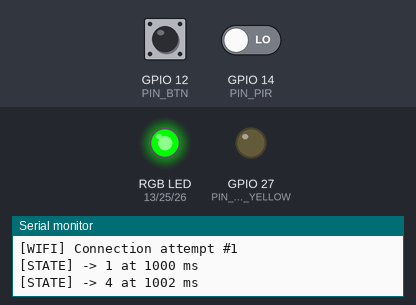
Simulated run of this program. Board: ESP32. On the bench: an RGB LED mixed from three pins (HIGH = lit), output pins drawn as LEDs (lit = HIGH), the last lines printed to the serial monitor. The inputs (shaded band) are chosen by the test bench; at power-on: GPIO 12 (PIN_BTN) HIGH, GPIO 14 (PIN_PIR) LOW. WiFi joins after 1.5 s; servers stay silent unless stated; EEPROM starts erased.

Above: at 1.4 s.
1.5 s: GPIO 12 (PIN_BTN) pulled LOW for 0.15 s
At 2.6 s:
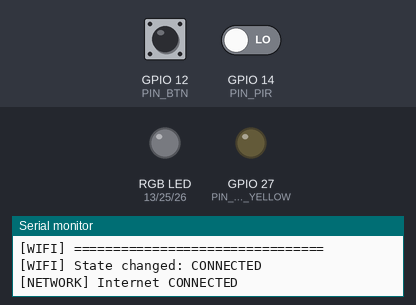
3.1 s: GPIO 12 (PIN_BTN) pulled LOW for 1 s
At 5.9 s:
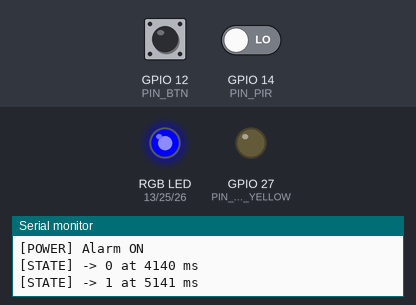
6.6 s: GPIO 14 (PIN_PIR) driven HIGH
At 7.9 s:
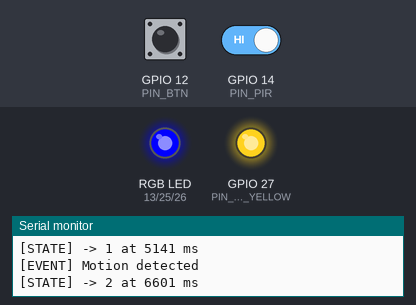
9.6 s: GPIO 12 (PIN_BTN) pulled LOW for 3.2 s
At 14.1 s:
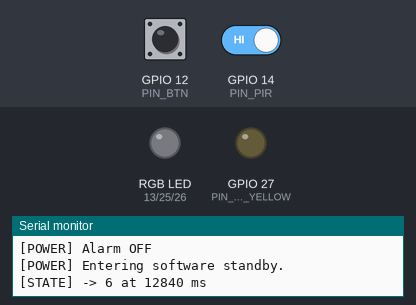
Timing chart, 0 to 15.3 s (numbered marks = the images above; inputs shaded):
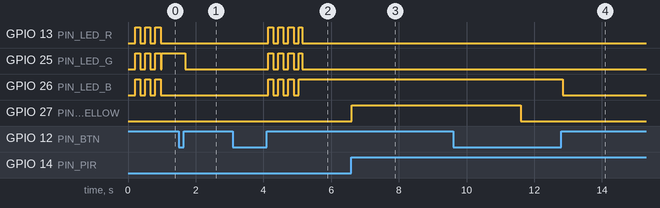

Measured:
- after the input at 1.5 s, GPIO 26 (PIN_LED_B): stays LOW (without the input it goes to HIGH after 0.22 s)
- after the input at 3.1 s, GPIO 13 (PIN_LED_R), GPIO 25 (PIN_LED_G): alternates HIGH for 0.15 s and LOW for 0.15 s, 8 changes in all, then stays LOW, starting after 1.0 s; GPIO 26 (PIN_LED_B): alternates HIGH for 0.15 s and LOW for 0.15 s, 7 changes in all, then stays HIGH, starting after 1.0 s
- after the input at 6.6 s, GPIO 27 (PIN_LED_YELLOW): LOW → HIGH at once
- after the input at 9.6 s, GPIO 26 (PIN_LED_B): HIGH → LOW after 3.2 s
- by itself, GPIO 13 (PIN_LED_R), GPIO 26 (PIN_LED_B): alternates HIGH for 0.15 s and LOW for 0.15 s, 6 changes in all, then stays LOW

The program:

main.cpp
```cpp
/*
  ============================================================
  MOTION ALARM
  ============================================================

  Main application entry point.

  Board:
    ESP32 DevKit-C

  Phase:
    Phase 2 — Wi-Fi connectivity foundation

  Responsibilities of main.cpp:
    - Start serial communication
    - Create application modules
    - Initialize the alarm controller
    - Initialize Wi-Fi
    - Continuously update Wi-Fi
    - Pass Wi-Fi connection changes to AlarmController
    - Continuously run the alarm controller

  IMPORTANT:

    main.cpp should NOT contain hardware logic.

    Hardware and system logic live inside their own modules.

  Application architecture:

                        main.cpp
                       /        \
                      /          \
                     v            v
             AlarmController   WifiManager
                /   |   \           |
               /    |    \          v
              v     v     v       Wi-Fi
           Button  PIR  StatusLED
                       |
                       v
                  RGB + Yellow

             SettingsStore
                   |
                   v
                  NVS


  Future architecture:

                    main.cpp
                  /    |     \
                 /     |      \
                v      v       v
             Alarm   WiFi    BLE
             Logic    |        |
                      |        |
                      v        v
                   API / Provisioning
                      |
                      v
                    Server
                      |
                      v
                EventReporter
                      |
                      v
                 Notifications

  ============================================================
*/

#include <Arduino.h>

#include "AlarmController.h"
#include "WifiManager.h"


// ============================================================
// GLOBAL APPLICATION OBJECTS
// ============================================================

/*
  The AlarmController owns the main alarm logic.

  It manages:
    - Button
    - PIR
    - LED status
    - Power state
    - Alarm state
    - Health state
    - Settings
*/
AlarmController alarmController;


/*
  WifiManager owns Wi-Fi connectivity.

  It manages:
    - Wi-Fi startup
    - Connection attempts
    - Disconnect detection
    - Reconnection
    - Wi-Fi diagnostics

  It does NOT send data to the server.

  Server communication will be handled by a separate
  ApiClient / EventReporter module later.
*/
WifiManager wifiManager;


/*
  Stores the previous Wi-Fi state.

  Why?

  We don't want to repeatedly tell AlarmController:

      "Wi-Fi connected"

  on every loop iteration.

  Instead, we only notify it when the state actually changes.

  Example:

      DISCONNECTED
           |
           v
      CONNECTED

  This is a real state change.

  But:

      CONNECTED
      CONNECTED
      CONNECTED

  does not require repeated notifications.
*/
bool lastWifiConnected = false;


// ============================================================
// SETUP
// ============================================================

void setup()
{
  /*
    ----------------------------------------------------------
    SERIAL COMMUNICATION
    ----------------------------------------------------------

    115200 baud gives us enough speed for useful debugging
    output without slowing the ESP32 down.

    During development, the Serial Monitor lets us see:

      [BOOT] Motion Alarm starting...
      [WIFI] Connecting...
      [WIFI] Connected!
      [STATE] -> IDLE
      [EVENT] Motion detected
      [POWER] Alarm OFF

    Later, we can introduce a proper logging module.
    ----------------------------------------------------------
  */

  Serial.begin(115200);


  /*
    Give the serial interface a moment to initialize.

    This is not required for the ESP32 itself, but it makes
    early boot messages easier to see during development.
  */

  delay(200);


  /*
    ----------------------------------------------------------
    INITIALIZE THE ALARM CONTROLLER
    ----------------------------------------------------------

    AlarmController::begin() is responsible for initializing
    the local alarm system:

      - Settings / NVS
      - Button
      - PIR
      - RGB LED
      - Yellow LED
      - Saved configuration
      - Initial state

    main.cpp deliberately does not know those implementation
    details.

    That's separation of responsibility.
    ----------------------------------------------------------
  */

  alarmController.begin();


  /*
    ----------------------------------------------------------
    INITIALIZE WIFI
    ----------------------------------------------------------

    WifiManager::begin() starts the Wi-Fi connection process.

    IMPORTANT:

    This does NOT wait for Wi-Fi to connect.

    The connection happens asynchronously while the rest of
    the alarm system continues operating.

    This means:

      PIR can still detect motion
      Button can still work
      LEDs can still update

    while Wi-Fi is connecting.
    ----------------------------------------------------------
  */

  wifiManager.begin();
}


// ============================================================
// MAIN LOOP
// ============================================================

void loop()
{
  /*
    ----------------------------------------------------------
    1. UPDATE WIFI
    ----------------------------------------------------------

    WifiManager performs one non-blocking iteration.

    It checks:

      - Is Wi-Fi connected?
      - Did the connection disappear?
      - Has a connection attempt timed out?
      - Is it time to retry?

    It does NOT block the alarm system.
    ----------------------------------------------------------
  */

  wifiManager.update();


  /*
    ----------------------------------------------------------
    2. CHECK WIFI STATE
    ----------------------------------------------------------

    Ask WifiManager for the current connection state.

    Example:

      true  = Wi-Fi connected
      false = Wi-Fi disconnected
  */

  const bool wifiConnected = wifiManager.isConnected();


  /*
    ----------------------------------------------------------
    3. REPORT WIFI STATE CHANGES
    ----------------------------------------------------------

    We only notify AlarmController when Wi-Fi changes state.

    Example:

      Wi-Fi connected
          ↓
      AlarmController
          ↓
      internetConnected = true
          ↓
      Normal health state
          ↓
      BLUE


      Wi-Fi disconnected
          ↓
      AlarmController
          ↓
      internetConnected = false
          ↓
      NET_DOWN
          ↓
      GREEN
  */

  if (wifiConnected != lastWifiConnected)
  {
    Serial.printf(
      "[WIFI] State changed: %s\n",
      wifiConnected ? "CONNECTED" : "DISCONNECTED"
    );


    /*
      Pass the new Wi-Fi state into the alarm controller.

      AlarmController is responsible for deciding what this
      means for the overall system health.

      main.cpp does NOT decide:

        "show green"

      It only passes information between modules.
    */

    alarmController.setInternetConnected(wifiConnected);


    /*
      Remember this state so we don't send the same update
      repeatedly.
    */

    lastWifiConnected = wifiConnected;
  }


  /*
    ----------------------------------------------------------
    4. UPDATE THE ALARM CONTROLLER
    ----------------------------------------------------------

    AlarmController::update() performs one non-blocking
    iteration of the alarm system.

    It handles:

      - Button input
      - Software power state
      - PIR input
      - Motion detection
      - PIR fault detection
      - Health-state evaluation
      - State transitions
      - LED output
      - Incognito mode
      - Future BLE commands
      - Future event generation
  */

  alarmController.update();


  /*
    ----------------------------------------------------------
    5. VERY SHORT YIELD
    ----------------------------------------------------------

    A 1 ms delay gives the ESP32 scheduler a chance to handle
    background system tasks.

    This is still effectively a non-blocking main loop.

    IMPORTANT:

    We do NOT use things like:

        delay(5000);

    for application logic.

    Long blocking delays would prevent the device from
    responding quickly to:

      - Buttons
      - PIR events
      - Wi-Fi
      - BLE
      - Server communication

    All application timing should continue using millis().
    ----------------------------------------------------------
  */

  delay(1);
}
```

AlarmController.h
```cpp
#pragma once

#include <Arduino.h>

#include "Button.h"
#include "PirSensor.h"
#include "StatusLED.h"
#include "SettingsStore.h"

enum class SystemState {
    BOOT_SELFTEST,
    IDLE,
    ALERT,
    PIR_FAULT,
    NET_DOWN,
    BOTH_FAULT,
    POWERED_OFF
};

class AlarmController {
public:
    void begin();

    void update();

    // Future BLE/app command
    void setIncognito(bool enabled);

    // Future Wi-Fi module
    void setInternetConnected(bool connected);

    SystemState getState() const;

private:
    Button button;
    PirSensor pir;
    StatusLED leds;
    SettingsStore settings;

    SystemState currentState = SystemState::BOOT_SELFTEST;

    unsigned long stateEnteredAt = 0;

    bool poweredOn = true;
    bool internetConnected = false;  // Start DISCONNECTED, not connected
    bool wifiInitialized = false;     // Track if WiFi has done its first check

    void enterState(SystemState newState);

    void handleButton();
    void handleAlarmLogic();

    void updateHealthState(bool pirFault);
    void updateOutputs();

    void togglePower();

    void resetConnection();
};
```

Button.h
```cpp
#pragma once

#include <Arduino.h>

class Button {
public:
    void begin(uint8_t pin);

    void update();

    bool wasShortPressed();
    bool wasLongPressed();

private:
    uint8_t pin = 0;

    bool rawLast = HIGH;
    bool stableState = HIGH;

    unsigned long lastRawChange = 0;
    unsigned long pressStartedAt = 0;

    bool longPressFired = false;

    bool shortPressEvent = false;
    bool longPressEvent = false;
};
```

PirSensor.h
```cpp
#pragma once

#include <Arduino.h>

class PirSensor {
public:
    void begin(uint8_t pin);

    void update();

    bool motionDetected();
    bool hasFault();

private:
    uint8_t pin = 0;

    bool lastState = LOW;

    bool highTiming = false;
    unsigned long highSince = 0;

    bool motionEvent = false;
};
```

StatusLED.h
```cpp
#pragma once

#include <Arduino.h>


// ============================================================
// LED STATUS
// ============================================================
//
// Represents the overall health/status shown by the RGB LED.
//
// RGB meanings:
//
// BLUE   = Everything is normal
// GREEN  = Internet/network problem
// YELLOW = PIR problem
// RED    = PIR + internet problems
// WHITE  = Boot self-test
// OFF    = Standby / incognito
//
// ============================================================

enum class LEDStatus {

    OFF,

    BOOT,

    NORMAL,

    INTERNET_FAULT,

    PIR_FAULT,

    BOTH_FAULT
};


// ============================================================
// STATUS LED CLASS
// ============================================================
//
// This class controls:
//   - RGB status LED
//   - Separate yellow motion LED
//
// It does NOT decide WHY something is wrong.
//
// AlarmController decides the system state and tells this
// class what should be displayed.
//
// ============================================================

class StatusLED {

public:

    // --------------------------------------------------------
    // Initialize LED GPIO pins
    // --------------------------------------------------------

    void begin(
        uint8_t redPin,
        uint8_t greenPin,
        uint8_t bluePin,
        uint8_t yellowPin
    );


    // --------------------------------------------------------
    // Refresh LED outputs
    // --------------------------------------------------------

    void update();


    // --------------------------------------------------------
    // Tell the LED controller what system status to display
    // --------------------------------------------------------

    void setStatus(LEDStatus status);


    // --------------------------------------------------------
    // Control the separate yellow motion indicator
    // --------------------------------------------------------

    void setMotionAlert(bool active);


    // --------------------------------------------------------
    // Incognito mode
    //
    // When enabled:
    //   LEDs remain OFF
    //   sensing can continue
    //   networking can continue
    //
    // --------------------------------------------------------

    void setIncognito(bool enabled);


    // --------------------------------------------------------
    // Software power state
    //
    // powered = false:
    //   all LEDs OFF
    //
    // --------------------------------------------------------

    void setPowered(bool powered);


private:

    // --------------------------------------------------------
    // GPIO pins
    // --------------------------------------------------------

    uint8_t redPin = 0;
    uint8_t greenPin = 0;
    uint8_t bluePin = 0;
    uint8_t yellowPin = 0;


    // --------------------------------------------------------
    // Current RGB status
    // --------------------------------------------------------

    LEDStatus status = LEDStatus::OFF;


    // --------------------------------------------------------
    // Additional modes
    // --------------------------------------------------------

    bool motionAlert = false;

    bool incognito = false;

    bool powered = true;


    // --------------------------------------------------------
    // Boot flashing
    // --------------------------------------------------------

    bool bootFlashState = false;

    unsigned long lastFlashToggle = 0;


    // --------------------------------------------------------
    // Internal helper functions
    // --------------------------------------------------------

    void setRGB(
        bool red,
        bool green,
        bool blue
    );

    void turnEverythingOff();
};
```

WifiManager.h
```cpp
#pragma once

#include <Arduino.h>

/*
    ============================================================
    WifiManager.h
    ============================================================

    Responsible for:

        - Starting Wi-Fi
        - Monitoring the Wi-Fi connection
        - Detecting disconnects
        - Automatically reconnecting
        - Reporting connection status
        - Providing the current connection state

    IMPORTANT:

    This class does NOT:
        - Send data to the server
        - Handle HTTP/HTTPS
        - Handle MQTT
        - Handle BLE
        - Handle notifications

    Those will be separate modules.

    Architecture:

        AlarmController
              │
              ▼
        WifiManager
              │
              ▼
            Wi-Fi
              │
              ▼
          Internet
    ============================================================
*/

class WifiManager
{
public:

    /*
        Start the Wi-Fi manager.

        This starts the initial connection attempt.

        IMPORTANT:
        begin() does NOT wait until Wi-Fi connects.
        The connection happens asynchronously while the
        rest of the firmware continues running.
    */
    void begin();


    /*
        Must be called repeatedly from the main loop.

        This checks the current Wi-Fi state and handles
        reconnect attempts when necessary.
    */
    void update();


    /*
        Returns true when the ESP32 is currently connected
        to a Wi-Fi access point.
    */
    bool isConnected() const;


    /*
        Returns the current Wi-Fi signal strength.

        RSSI is measured in dBm.

        Example:

            -45  = strong
            -70  = usable
            -85  = weak
    */
    int getRSSI() const;


    /*
        Returns the local IP address assigned to the ESP32.

        Example:

            192.168.1.42
    */
    String getIPAddress() const;


    /*
        Returns how many connection attempts have been made
        since the manager started.
    */
    unsigned long getReconnectAttempts() const;

private:

    /*
        Internal Wi-Fi state.

        We keep this private because other modules don't need
        to manipulate Wi-Fi state directly.
    */
    bool connected = false;

    /*
        Time when the last connection attempt started.
    */
    unsigned long connectionStartedAt = 0;

    /*
        Time when the last reconnect attempt was made.
    */
    unsigned long lastReconnectAttempt = 0;

    /*
        Number of reconnect attempts.

        Useful later for diagnostics/telemetry.
    */
    unsigned long reconnectAttempts = 0;


    /*
        Prevents us from continuously calling WiFi.begin()
        every single loop iteration.
    */
    bool connectionInProgress = false;


    /*
        Start a Wi-Fi connection attempt.
    */
    void startConnection();


    /*
        Handle a newly established connection.
    */
    void handleConnected();


    /*
        Handle a lost connection.
    */
    void handleDisconnected();
};
```

ApiClient.cpp
```cpp

```

Config.h
```cpp
#pragma once

#include <Arduino.h>

// ---------- Hardware pins ----------

constexpr uint8_t PIN_BTN        = 12;
constexpr uint8_t PIN_PIR        = 14;

constexpr uint8_t PIN_LED_R      = 13;
constexpr uint8_t PIN_LED_G      = 25;
constexpr uint8_t PIN_LED_B      = 26;

constexpr uint8_t PIN_LED_YELLOW = 27;

// ---------- Timing ----------

constexpr unsigned long PIR_WARMUP_MS      = 30000;
constexpr unsigned long PIR_STUCK_FAULT_MS = 120000;

constexpr unsigned long BTN_LONGPRESS_MS   = 5000;
constexpr unsigned long DEBOUNCE_MS        = 40;

constexpr unsigned long ALERT_DURATION_MS  = 5000;
constexpr unsigned long BOOT_SELFTEST_MS   = 1000;
constexpr unsigned long WHITE_FLASH_MS     = 150;
```

Source omitted: AlarmController.cpp (6088 bytes), Button.cpp (1249 bytes), PirSensor.cpp (1072 bytes), StatusLED.cpp (5626 bytes), WifiManager.cpp (8542 bytes), SettingsStore.h (213 bytes), SettingsStore.cpp (1651 bytes)
